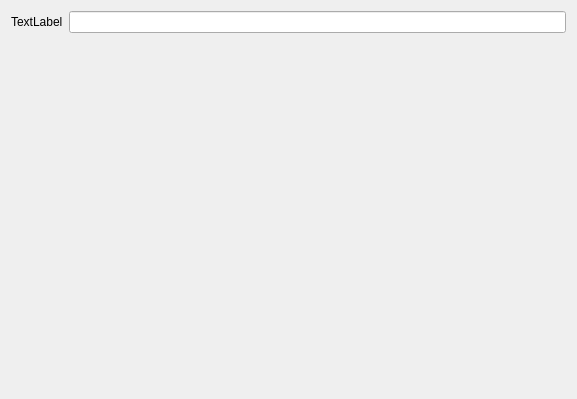
<?xml version="1.0" encoding="UTF-8"?>
<ui version="4.0">
 <class>StringParameter</class>
 <widget class="QWidget" name="StringParameter">
  <property name="geometry">
   <rect>
    <x>0</x>
    <y>0</y>
    <width>577</width>
    <height>399</height>
   </rect>
  </property>
  <property name="windowTitle">
   <string>Form</string>
  </property>
  <layout class="QFormLayout" name="formLayout">
   <property name="fieldGrowthPolicy">
    <enum>QFormLayout::AllNonFixedFieldsGrow</enum>
   </property>
   <item row="0" column="0">
    <widget class="QLabel" name="label">
     <property name="text">
      <string>TextLabel</string>
     </property>
    </widget>
   </item>
   <item row="0" column="1">
    <widget class="QLineEdit" name="lineEdit"/>
   </item>
  </layout>
 </widget>
 <resources/>
 <connections/>
</ui>
